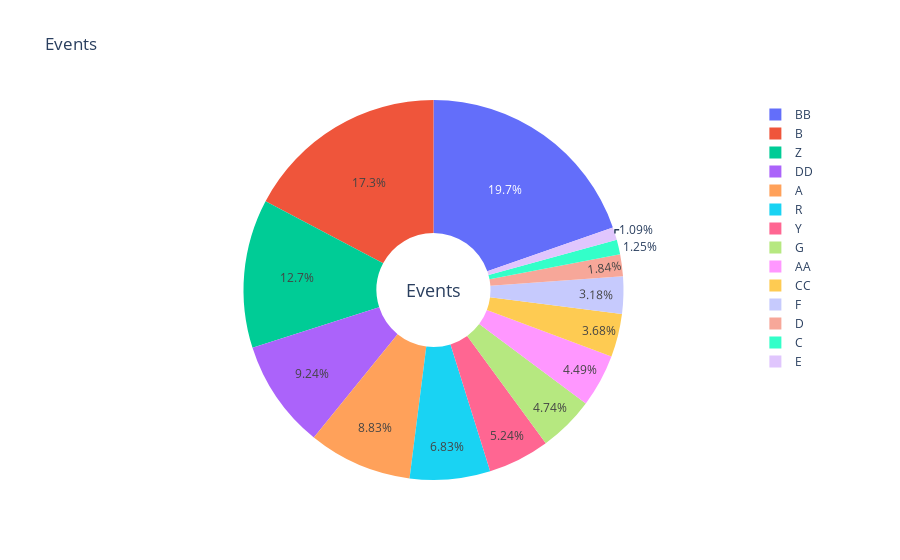

The cell this chart's notebook holds for it:
### Markdown cell above
Comenzaremos diciendo que de aqui en adelante, solo se tuvieron en cuenta el set de usuarios a los que se le asigno una campaña, pues de lo contrario, en las gráficas siguientes no se podría disernir el impacto de estas sobre la actividad en la pagina web.


La primera grafica a mostrar, como el titulo de la subsección lo dice, es la proporción que hay entre el numero de usuarios afectados de las campañas, teniendo la delantera con $\approx 20 \%=630$ de usuarios la campaña "BB" y quedando de últimas con $\approx 1 \%=35$ de usuarios la campaña "E"

### Code cell
labels=data['Event'].value_counts().index
values=data['Event'].value_counts().values
fig = go.Figure(data=[go.Pie(labels=labels, values=values, hole=.3)])
fig.update_layout(title_text='Events',
annotations=[dict(text='Events',font_size=18, showarrow=False)])

### Figure 1 — Plotly figure (JSON) as saved in the notebook; plotly's stock layout.template omitted (floating-point values rounded to 4 significant figures)
{"data": [{"hole": 0.3, "labels": ["BB", "B", "Z", "DD", "A", "R", "Y", "G", "AA", "CC", "F", "D", "C", "E"], "type": "pie", "values": [630, 553, 406, 296, 283, 219, 168, 152, 144, 118, 102, 59, 40, 35]}], "layout": {"annotations": [{"font": {"size": 18}, "showarrow": false, "text": "Events"}], "title": {"text": "Events"}}}
